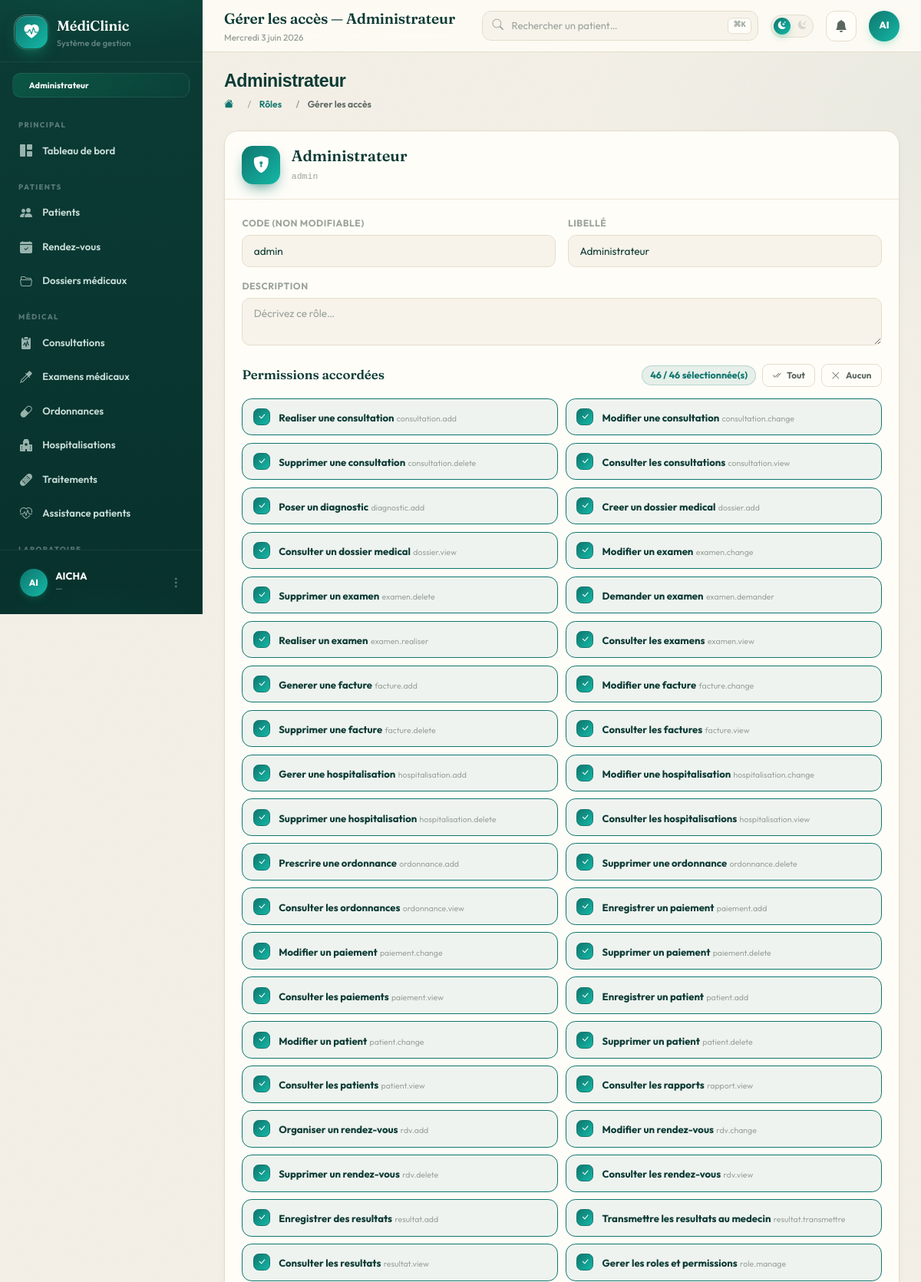
/comptes/roles/1/modifier/ (signed in, upper part), run on the app's committed database.
### comptes/models.py (models this page shows, shortened)
class Role(models.Model):
    ROLE_CHOICES = [
        ('admin', 'Administrateur'),
        ('medecin', 'Medecin'),
        ('laborantin', 'Laborantin'),
        ('infirmier', 'Infirmier'),
        ('receptionniste', 'Receptionniste'),
    ]
    code = models.CharField(max_length=30, unique=True, choices=ROLE_CHOICES)
    libelle = models.CharField(max_length=100)
    description = models.TextField(blank=True)
    permissions = models.ManyToManyField(Permission, blank=True, related_name='roles')
    class Meta:
        ordering = ['libelle']

class Permission(models.Model):
    code = models.CharField(max_length=100, unique=True)
    libelle = models.CharField(max_length=200)
    description = models.TextField(blank=True)
    class Meta:
        ordering = ['code']

### comptes/views.py (the view, shortened to what this page needs)
# urls.py: path('roles/<int:pk>/modifier/', views.role_modifier, name='role_modifier'),
@admin_required
def role_modifier(request, pk):
    role = get_object_or_404(Role, pk=pk)
    permissions = Permission.objects.all()
    role_perm_ids = set(role.permissions.values_list('id', flat=True))
    return render(request, 'comptes/role_form.html', {
        'role': role,
        'permissions': permissions,
        'role_perm_ids': role_perm_ids,
    })

### comptes/context_processors.py (called while the page is built)
def _user_permissions(request):
    user = request.user
    if not user.is_authenticated:
        return set()
    role = get_role(user)
    if role == 'admin':
        from .models import Permission
        return set(Permission.objects.values_list('code', flat=True))
    try:
        return set(user.profil.role.permissions.values_list('code', flat=True))
    except Exception:
        return set()

def role_context(request):
    role = get_role(request.user) if request.user.is_authenticated else None
    codes = _user_permissions(request)
    return {
        'user_role': role,
        'is_admin': role == 'admin',
        'is_medecin': role == 'medecin',
        'is_laborantin': role == 'laborantin',
        'is_infirmier': role == 'infirmier',
        'is_receptionniste': role == 'receptionniste',
        'user_permissions': codes,
        'perms': _PermLookup(codes),
    }

### templates/comptes/role_form.html (shortened to what this page needs)
{% extends 'base.html' %}
{% block page_title %}Gérer les accès — {{ role.libelle }}{% endblock %}
{% block page_heading %}{{ role.libelle }}{% endblock %}
{% block breadcrumb %}
  <li class="breadcrumb-item"><a href="{% url 'comptes:roles_liste' %}">Rôles</a></li>
  <li class="breadcrumb-item active">Gérer les accès</li>
{% endblock %}
{% block content %}
<form method="post">
  <div class="rf-card">
    <div class="rf-hd">
      <div class="rf-ico"><i class="bi bi-shield-lock-fill"></i></div>
      <div>
        <h2>{{ role.libelle }}</h2>
        <code>{{ role.code }}</code>
      </div>
    </div>
    <div class="rf-body">
      <div class="row g-3">
        <div class="col-md-6">
          <label class="form-label">Code (non modifiable)</label>
          <input type="text" class="form-control" value="{{ role.code }}" disabled>
        </div>
        <div class="col-md-6">
          <label class="form-label">Libellé</label>
          <input type="text" name="libelle" class="form-control" value="{{ role.libelle }}">
        </div>
        <div class="col-12">
          <label class="form-label">Description</label>
          <textarea name="description" class="form-control" rows="2" placeholder="Décrivez ce rôle…">{{ role.description }}</textarea>
        </div>
      </div>
      <div class="perm-toolbar">
        <span class="lbl">Permissions accordées</span>
        <div class="d-flex align-items-center gap-2">
          <span class="perm-counter" id="permCounter">0 sélectionnée(s)</span>
          <button type="button" class="btn-c btn-sm-c btn-outline-c" id="selAll"><i class="bi bi-check2-all"></i> Tout</button>
          <button type="button" class="btn-c btn-sm-c btn-outline-c" id="selNone"><i class="bi bi-x-lg"></i> Aucun</button>
        </div>
      </div>
      <div class="perm-toggle-grid">
        {% for p in permissions %}
        <label class="perm-toggle">
          <span class="box">
            <span class="check"><i class="bi bi-check-lg"></i></span>
            <span class="info">
              <span class="nm">{{ p.libelle }}</span>
              <span class="cd">{{ p.code }}</span>
            </span>
          </span>
        </label>
        {% endfor %}
      </div>
    </div>
  </div>
</form>
{% endblock %}

### templates/base.html (shortened to what this page needs)
{% load static %}
<!DOCTYPE html>
<html lang="fr" data-theme="light" data-role="{{ user_role|default:'admin' }}">
<head>
  <link href="https://cdn.jsdelivr.net/npm/bootstrap@5.3.3/dist/css/bootstrap.min.css" rel="stylesheet">
  <link href="https://cdn.jsdelivr.net/npm/bootstrap-icons@1.11.3/font/bootstrap-icons.min.css" rel="stylesheet">
  <script src="https://cdn.tailwindcss.com"></script>
</head>
<body>
<aside id="sidebar">
  <div class="sb-brand">
    <div class="sb-logo"><i class="bi bi-heart-pulse-fill"></i></div>
    <div>
      <div class="sb-name">MédiClinic</div>
      <div class="sb-sub">Système de gestion</div>
    </div>
  </div>
  {% if is_medecin %}
    <div class="sb-role-badge" style="background:linear-gradient(135deg,rgba(20,184,166,.22),rgba(20,184,166,.05))"><i class="bi bi-clipboard2-pulse-fill" style="color:#5eead4"></i> Médecin</div>
  {% elif is_laborantin %}
    <div class="sb-role-badge" style="background:linear-gradient(135deg,rgba(168,85,247,.22),rgba(168,85,247,.05))"><i class="bi bi-eyedropper-fill" style="color:#c4b5fd"></i> Laborantin</div>
  {% elif is_infirmier %}
    <div class="sb-role-badge" style="background:linear-gradient(135deg,rgba(245,158,11,.22),rgba(245,158,11,.05))"><i class="bi bi-bandaid-fill" style="color:#fbbf24"></i> Infirmier</div>
  {% elif is_receptionniste %}
    <div class="sb-role-badge" style="background:linear-gradient(135deg,rgba(239,68,68,.22),rgba(239,68,68,.05))"><i class="bi bi-telephone-fill" style="color:#fca5a5"></i> Réceptionniste</div>
  {% else %}
    <div class="sb-role-badge" style="background:linear-gradient(135deg,rgba(16,185,129,.22),rgba(16,185,129,.05))"> Administrateur</div>
  {% endif %}
  <nav class="sb-nav">
    <div class="sb-section">Principal</div>
    <a href="{% url 'dashboard' %}" class="sb-link {% block nav_dashboard %}{% endblock %}">
      <i class="bi bi-grid-1x2-fill"></i> Tableau de bord
    </a>
    {% if 'patient.view' in user_permissions or 'rdv.view' in user_permissions or 'dossier.view' in user_permissions %}
    <div class="sb-section">Patients</div>
    {% endif %}
    {% if 'patient.view' in user_permissions %}
    <a href="{% url 'patients:liste' %}" class="sb-link {% block nav_patients %}{% endblock %}">
      <i class="bi bi-people-fill"></i> Patients
    </a>
    {% endif %}
    {% if 'rdv.view' in user_permissions %}
    <a href="{% url 'consultation:rdv_liste' %}" class="sb-link {% block nav_rdv %}{% endblock %}">
      <i class="bi bi-calendar-check-fill"></i> Rendez-vous
    </a>
    {% endif %}
    {% if 'dossier.view' in user_permissions %}
    <a href="{% url 'consultation:dossiers' %}" class="sb-link {% block nav_dossiers %}{% endblock %}">
      <i class="bi bi-folder2-open"></i> Dossiers médicaux
    </a>
    {% endif %}
    {% if 'consultation.view' in user_permissions or 'examen.view' in user_permissions or 'ordonnance.view' in user_permissions or 'hospitalisation.view' in user_permissions or 'traitement.view' in user_permissions %}
    <div class="sb-section">Médical</div>
    {% endif %}
    {% if 'consultation.view' in user_permissions %}
    <a href="{% url 'consultation:liste' %}" class="sb-link {% block nav_consultations %}{% endblock %}">
      <i class="bi bi-clipboard2-pulse-fill"></i> Consultations
    </a>
    {% endif %}
    {% if 'examen.view' in user_permissions %}
    <a href="{% url 'consultation:examens' %}" class="sb-link {% block nav_examens %}{% endblock %}">
      <i class="bi bi-eyedropper"></i> Examens médicaux
    </a>
    {% endif %}
    {% if 'ordonnance.view' in user_permissions %}
    <a href="{% url 'consultation:ordonnances' %}" class="sb-link {% block nav_ordonnances %}{% endblock %}">
      <i class="bi bi-capsule"></i> Ordonnances
    </a>
    {% endif %}
    {% if 'hospitalisation.view' in user_permissions %}
    <a href="{% url 'consultation:hospitalisations' %}" class="sb-link {% block nav_hospit %}{% endblock %}">
      <i class="bi bi-hospital-fill"></i> Hospitalisations
    </a>
    {% endif %}
    {% if 'traitement.view' in user_permissions %}
    <a href="{% url 'consultation:traitements' %}" class="sb-link {% block nav_traitements %}{% endblock %}">
      <i class="bi bi-bandaid-fill"></i> Traitements
    </a>
    {% endif %}
    {% if 'traitement.administrer' in user_permissions %}
    <a href="{% url 'consultation:assistances' %}" class="sb-link">
      <i class="bi bi-heart-pulse"></i> Assistance patients
    </a>
    {% endif %}
    {% if 'resultat.view' in user_permissions %}
    <div class="sb-section">Laboratoire</div>
    {% endif %}
  </nav>
  <div class="sb-footer">
    <div class="dropdown">
      <div class="sb-user" data-bs-toggle="dropdown">
        <div class="sb-av">{{ request.user.username|slice:":2"|upper }}</div>
        <div style="min-width:0;flex:1">
          <div class="sb-uname text-truncate">{{ request.user.get_full_name|default:request.user.username }}</div>
          <div class="sb-urole text-truncate">{{ request.user.email|default:'—' }}</div>
        </div>
        <i class="bi bi-three-dots-vertical" style="color:rgba(255,255,255,.3)"></i>
      </div>
    </div>
  </div>
</aside>
<div id="main">
  <div class="topbar">
    <div class="me-auto" style="min-width:0">
      <div class="tb-title text-truncate">{% block page_title %}{% endblock %}</div>
      <div class="tb-date" id="tbDate"></div>
    </div>
    <div class="tb-search d-none d-md-block">
      <form action="{% url 'patients:liste' %}" method="get" style="margin:0">
        <input type="text" name="q" placeholder="Rechercher un patient…" value="{{ request.GET.q }}">
      </form>
      <kbd>⌘K</kbd>
    </div>
    <div class="theme-toggle" onclick="toggleTheme()" title="Mode sombre / jour">
      <i class="bi bi-sun-fill t-sun"></i>
      <i class="bi bi-moon-stars-fill t-moon"></i>
      <div class="t-knob"><i class="bi bi-moon-stars-fill"></i></div>
    </div>
    <div class="dropdown">
      <div class="tb-btn" data-bs-toggle="dropdown" role="button">
        <i class="bi bi-bell-fill"></i>
      </div>
    </div>
    <div class="dropdown">
      <div class="sb-av" style="cursor:pointer;width:40px;height:40px;font-size:.78rem" data-bs-toggle="dropdown" role="button">
        {{ request.user.username|slice:":2"|upper }}
      </div>
    </div>
  </div>
  <div class="content">
    <div class="page-hdr">
      <div>
        <div class="page-hdr-title">{% block page_heading %}{% endblock %}</div>
        <nav aria-label="breadcrumb">
          <ol class="breadcrumb mt-2">
            <li class="breadcrumb-item"><a href="{% url 'dashboard' %}"><i class="bi bi-house-fill"></i></a></li>
            {% block breadcrumb %}{% endblock %}
          </ol>
        </nav>
      </div>
    </div>
    {% block content %}{% endblock %}
  </div>
</div>
</body>
</html>

### templates/comptes/role_form.html (style rules this page uses)
.rf-card { background: var(--card-bg); border: 1px solid var(--card-border); border-radius: 1.15rem; box-shadow: var(--shadow-sm); overflow: hidden; animation: fadeUp .5s ease both; }
.rf-hd { display: flex; align-items: center; gap: .9rem; padding: 1.2rem 1.4rem; border-bottom: 1px solid var(--card-border-2); }
.rf-ico { width: 50px; height: 50px; border-radius: .9rem; flex-shrink: 0; display: inline-flex; align-items: center; justify-content: center; font-size: 1.35rem; color: #fff; background: linear-gradient(135deg, var(--primary), var(--accent)); box-shadow: 0 8px 20px -8px var(--primary); }
.rf-hd h2 { font-family: 'Fraunces', serif; font-weight: 600; font-size: 1.25rem; color: var(--text-primary); margin: 0; }
.rf-hd code { font-size: .72rem; color: var(--text-muted); }
.rf-body { padding: 1.4rem; }
.form-label { font-size: .76rem; font-weight: 700; text-transform: uppercase; letter-spacing: .04em; color: var(--text-muted); margin-bottom: .35rem; }
.perm-toolbar { display: flex; align-items: center; justify-content: space-between; gap: 1rem; margin: 1.5rem 0 .9rem; flex-wrap: wrap; }
.perm-toolbar .lbl { font-family: 'Fraunces', serif; font-weight: 600; font-size: 1.05rem; color: var(--text-primary); }
.perm-counter { font-size: .78rem; font-weight: 700; color: var(--primary); background: color-mix(in srgb, var(--primary) 10%, transparent); border: 1px solid color-mix(in srgb, var(--primary) 22%, transparent); padding: .25em .8em; border-radius: 999px; }
.perm-toggle-grid { display: grid; grid-template-columns: repeat(auto-fill, minmax(280px, 1fr)); gap: .6rem; }
.perm-toggle { position: relative; cursor: pointer; display: block; }
.perm-toggle .box { display: flex; align-items: center; gap: .7rem; padding: .7rem .85rem; border-radius: .8rem; background: var(--input-bg); border: 1.5px solid var(--card-border); transition: all .18s ease; }
.perm-toggle .check { width: 22px; height: 22px; border-radius: .45rem; flex-shrink: 0; border: 1.5px solid var(--card-border); background: var(--card-bg); display: inline-flex; align-items: center; justify-content: center; color: #fff; font-size: .7rem; transition: all .18s ease; }
.perm-toggle .check i { opacity: 0; transform: scale(.5); transition: all .18s ease; }
.perm-toggle .info { flex: 1; min-width: 0; }
.perm-toggle .info .nm { font-size: .82rem; font-weight: 700; color: var(--text-primary); line-height: 1.2; }
.perm-toggle .info .cd { font-size: .66rem; color: var(--text-muted); font-family: 'Outfit', monospace; margin-top: .1rem; }
.perm-toggle input:checked + .box { border-color: var(--primary); background: color-mix(in srgb, var(--primary) 7%, transparent); }
.perm-toggle input:checked + .box .check { background: linear-gradient(135deg, var(--primary), var(--accent)); border-color: var(--primary); }
.perm-toggle input:checked + .box .check i { opacity: 1; transform: scale(1); }

### data on the page
Role: libelle "Administrateur", code "admin"
Permission: libelle "Realiser une consultation", code "consultation.add"
Permission: libelle "Modifier une consultation", code "consultation.change"
Permission: libelle "Supprimer une consultation", code "consultation.delete"
Permission: libelle "Consulter les consultations", code "consultation.view"
Permission: libelle "Poser un diagnostic", code "diagnostic.add"
Permission: libelle "Creer un dossier medical", code "dossier.add"
Permission: libelle "Consulter un dossier medical", code "dossier.view"
Permission: libelle "Modifier un examen", code "examen.change"
Permission: libelle "Supprimer un examen", code "examen.delete"
Permission: libelle "Demander un examen", code "examen.demander"
Permission: libelle "Realiser un examen", code "examen.realiser"
Permission: libelle "Consulter les examens", code "examen.view"
Permission: libelle "Generer une facture", code "facture.add"
Permission: libelle "Modifier une facture", code "facture.change"
Permission: libelle "Supprimer une facture", code "facture.delete"
Permission: libelle "Consulter les factures", code "facture.view"
Permission: libelle "Gerer une hospitalisation", code "hospitalisation.add"
Permission: libelle "Modifier une hospitalisation", code "hospitalisation.change"
Permission: libelle "Supprimer une hospitalisation", code "hospitalisation.delete"
Permission: libelle "Consulter les hospitalisations", code "hospitalisation.view"
Permission: libelle "Prescrire une ordonnance", code "ordonnance.add"
Permission: libelle "Supprimer une ordonnance", code "ordonnance.delete"
Permission: libelle "Consulter les ordonnances", code "ordonnance.view"
Permission: libelle "Enregistrer un paiement", code "paiement.add"
Permission: libelle "Modifier un paiement", code "paiement.change"
Permission: libelle "Supprimer un paiement", code "paiement.delete"
Permission: libelle "Consulter les paiements", code "paiement.view"
Permission: libelle "Enregistrer un patient", code "patient.add"
Permission: libelle "Modifier un patient", code "patient.change"
Permission: libelle "Supprimer un patient", code "patient.delete"
Permission: libelle "Consulter les patients", code "patient.view"
Permission: libelle "Consulter les rapports", code "rapport.view"
Permission: libelle "Organiser un rendez-vous", code "rdv.add"
Permission: libelle "Modifier un rendez-vous", code "rdv.change"
Permission: libelle "Supprimer un rendez-vous", code "rdv.delete"
Permission: libelle "Consulter les rendez-vous", code "rdv.view"
Permission: libelle "Enregistrer des resultats", code "resultat.add"
Permission: libelle "Transmettre les resultats au medecin", code "resultat.transmettre"
Permission: libelle "Consulter les resultats", code "resultat.view"
Permission: libelle "Gerer les roles et permissions", code "role.manage"

### other printed values
{{ request.user.username|slice:":2"|upper }} "AI"
{{ request.user.get_full_name|default:request.user.username }} "AICHA"
{{ request.user.email|default:'—' }} "—"
